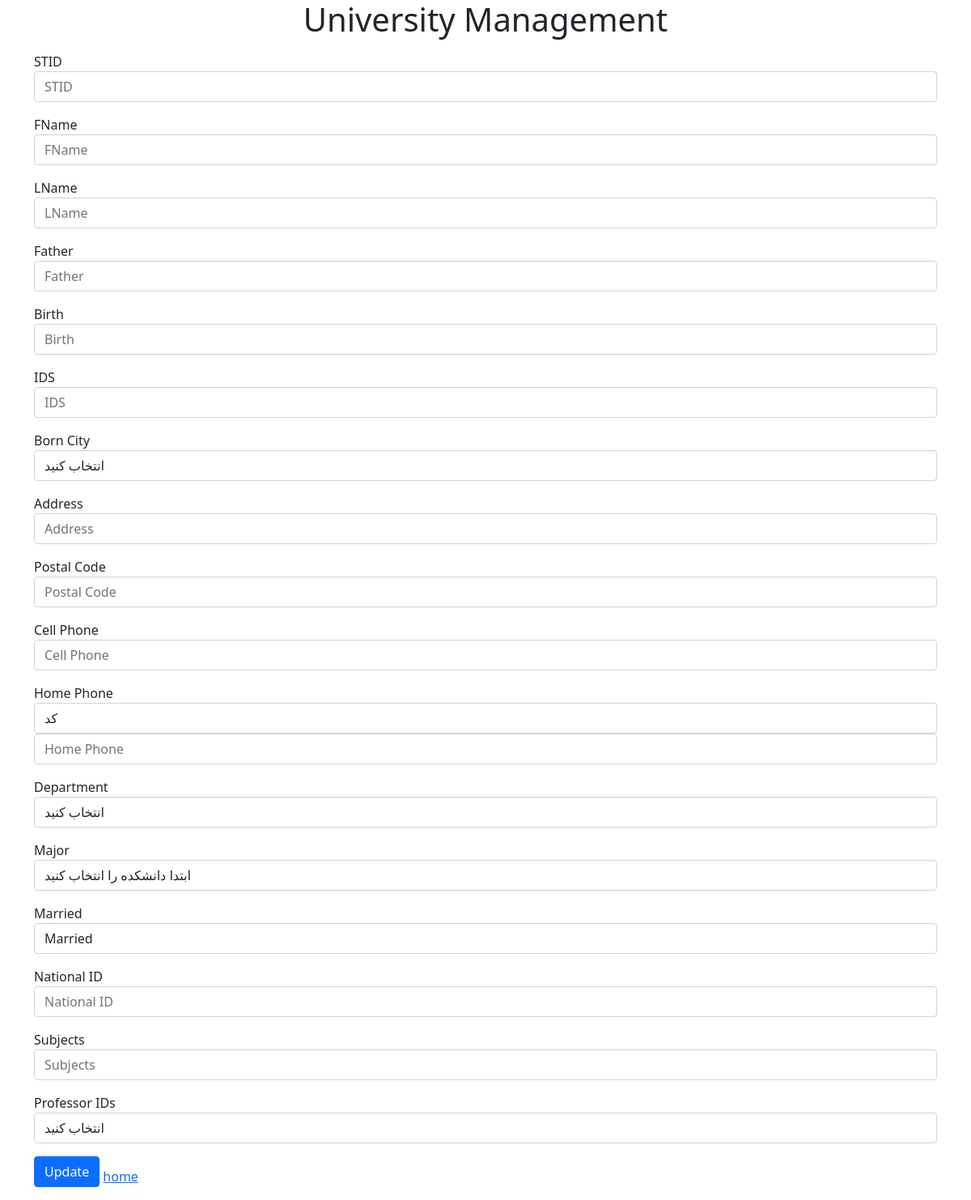
Before: /edit_student/10 with the older database file.
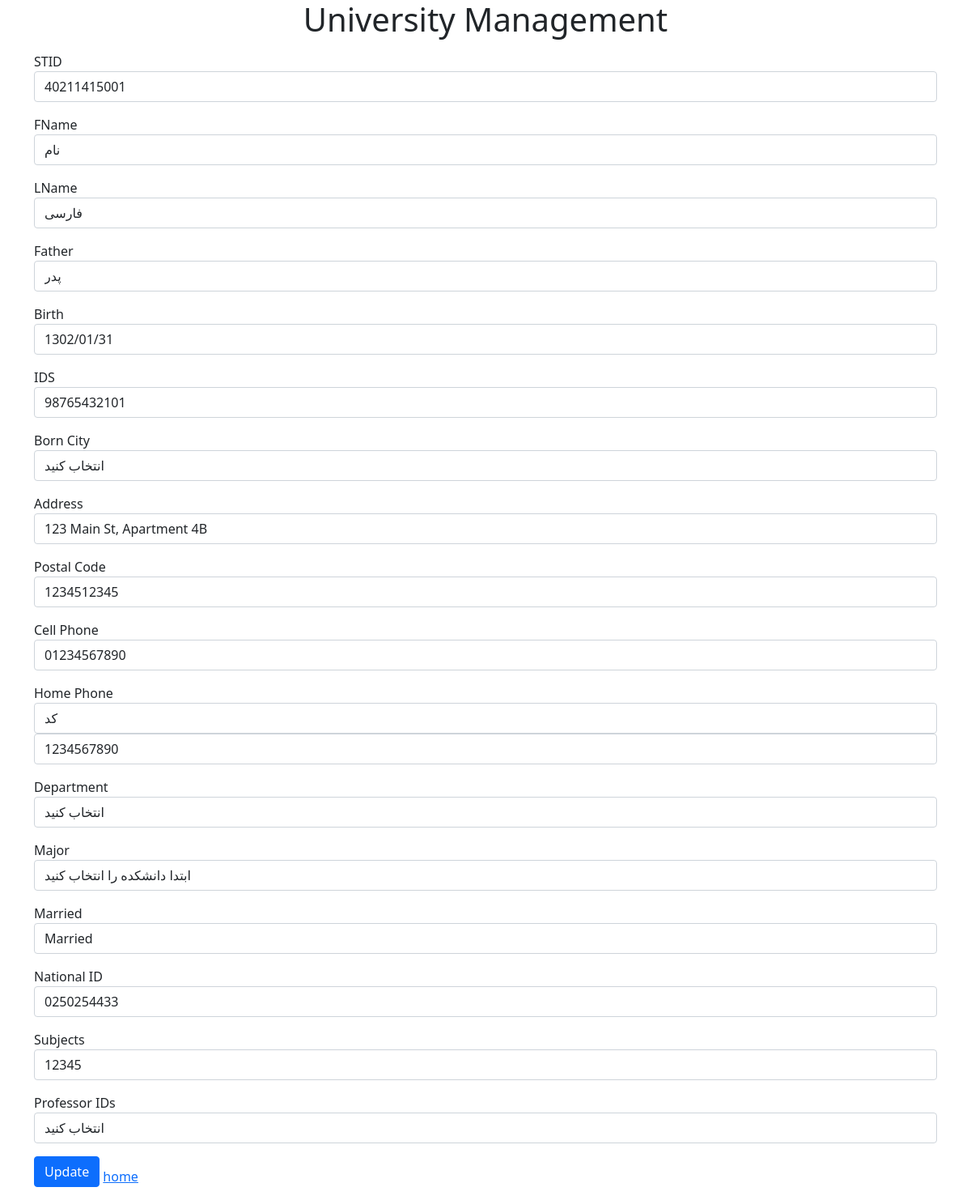
After: the same page with the newer database file.
### models.py (models this page shows, shortened)
class student(Base):
    __tablename__ = 'students'
    id = Column(Integer, primary_key=True, index=True)
    st = Column(String(11), nullable=False)
    fn = Column(String(10), nullable=False)
    ln = Column(String(10), nullable=False)
    f = Column(String(10), nullable=False)
    birth = Column(String(10), nullable=False)
    ids = Column(String(11), nullable=False)
    borncity = Column(String(150), nullable=False)
    address = Column(String(100), nullable=False)
    postalcode = Column(String(10), nullable=False)
    cp = Column(String(11), nullable=False)
    hp = Column(String(10), nullable=False)
    d = Column(String(150), nullable=False)
    m = Column(String(150), nullable=False)
    ma = Column(String(150), nullable=False)
    nid = Column(String(150), nullable=False)
    scid = Column(String(150), nullable=False)
    lids = Column(String(150), nullable=False)

### main.py (the view)
@app.get("/edit_student/{user_id}")
async def edit_student(request: Request, user_id: int, db: Session = Depends(get_db)):
    student = db.query(models.student).filter(models.student.id == user_id).first()
    return templates.TemplateResponse("edit.html", {"request": request, "user": student})

### templates/edit.html (shortened to what this page needs)
{% extends 'base.html' %}
{% block content %}
<form action="/update_student/{{ user.id }}" method="post" onsubmit="return validateForm()">
    <div class="mb-3">
        <label>STID</label>
        <input type="text" name="st" placeholder="STID" class="form-control" value="{{ user.st }}" />
    </div>
    <div class="mb-3">
        <label>FName</label>
        <input type="text" name="fn" placeholder="FName" class="form-control" value="{{ user.fn }}" />
    </div>
    <div class="mb-3">
        <label>LName</label>
        <input type="text" name="ln" placeholder="LName" class="form-control" value="{{ user.ln }}" />
    </div>
    <div class="mb-3">
        <label>Father</label>
        <input type="text" name="f" placeholder="Father" class="form-control" value="{{ user.f }}" />
    </div>
    <div class="mb-3">
        <label>Birth</label>
        <input type="text" name="birth" placeholder="Birth" class="form-control" value="{{ user.birth }}" />
    </div>
    <div class="mb-3">
        <label>IDS</label>
        <input type="text" name="ids" placeholder="IDS" class="form-control" value="{{ user.ids }}" />
    </div>
    <div class="mb-3">
        <label>Born City</label>
        <select id="borncity" name="borncity" class="form-control" required autocomplete="off">
            <option value="" disabled selected>انتخاب کنید</option>
        </select>
    </div>
    <div class="mb-3">
        <label>Address</label>
        <input type="text" name="address" placeholder="Address" class="form-control" value="{{ user.address }}" />
    </div>
    <div class="mb-3">
        <label>Postal Code</label>
        <input type="text" id="postalcode" name="postalcode" placeholder="Postal Code" class="form-control" value="{{ user.postalcode }}" />
    </div>
    <div class="mb-3">
        <label>Cell Phone</label>
        <input type="text" id="cp" name="cp" placeholder="Cell Phone" class="form-control" value="{{ user.cp }}" />
    </div>
    <div class="mb-3">
        <label>Home Phone</label>
        <select id="hp" name="hp" class="form-control" required autocomplete="off">
            <option value="" disabled selected>کد</option>
        </select>
        <input type="text" id="hp" name="hp" placeholder="Home Phone" class="form-control" value="{{ user.hp }}" />
    </div>
    <div class="mb-3">
        <label>Department</label>
        <select id="d" name="d" class="form-control" required autocomplete="off">
            <option value="" disabled selected>انتخاب کنید</option>
        </select>
    </div>
    <div class="mb-3">
        <label>Major</label>
        <select id="m" name="m" class="form-control" required autocomplete="off">
            <option value="" disabled selected>ابتدا دانشکده را انتخاب کنید</option>
        </select>
    </div>
    <div class="mb-3">
        <label>Married</label>
        <select name="ma" class="form-control">
            <option value="Married" {% if user.ma == 'Married' %}selected{% endif %}>Married</option>
        </select>
    </div>
    <div class="mb-3">
        <label>National ID</label>
        <input type="text" id="nid" name="nid" placeholder="National ID" class="form-control" value="{{ user.nid }}" />
    </div>
    <div class="mb-3">
        <label>Subjects</label>
        <input type="text" name="scid" placeholder="Subjects" class="form-control" value="{{ user.scid }}" />
    </div>
    <div class="mb-3">
        <label>Professor IDs</label>
        <select name="lids" class="form-control">
            <option value="" disabled selected>انتخاب کنید</option>
        </select>
    </div>
    <input type="submit" value="Update" class="btn btn-primary mb-3" />
    <a href="/">home</a>
</form>
{% endblock content %}

Changed rows visible on the page:
added student: st "40211415001", fn "نام", ln "فارسی", f "پدر", birth "1302/01/31", ids "98765432101", address "123 Main St, Apartment 4B", postalcode "1234512345", cp "01234567890", hp "1234567890", nid "0250254433", scid "12345"
